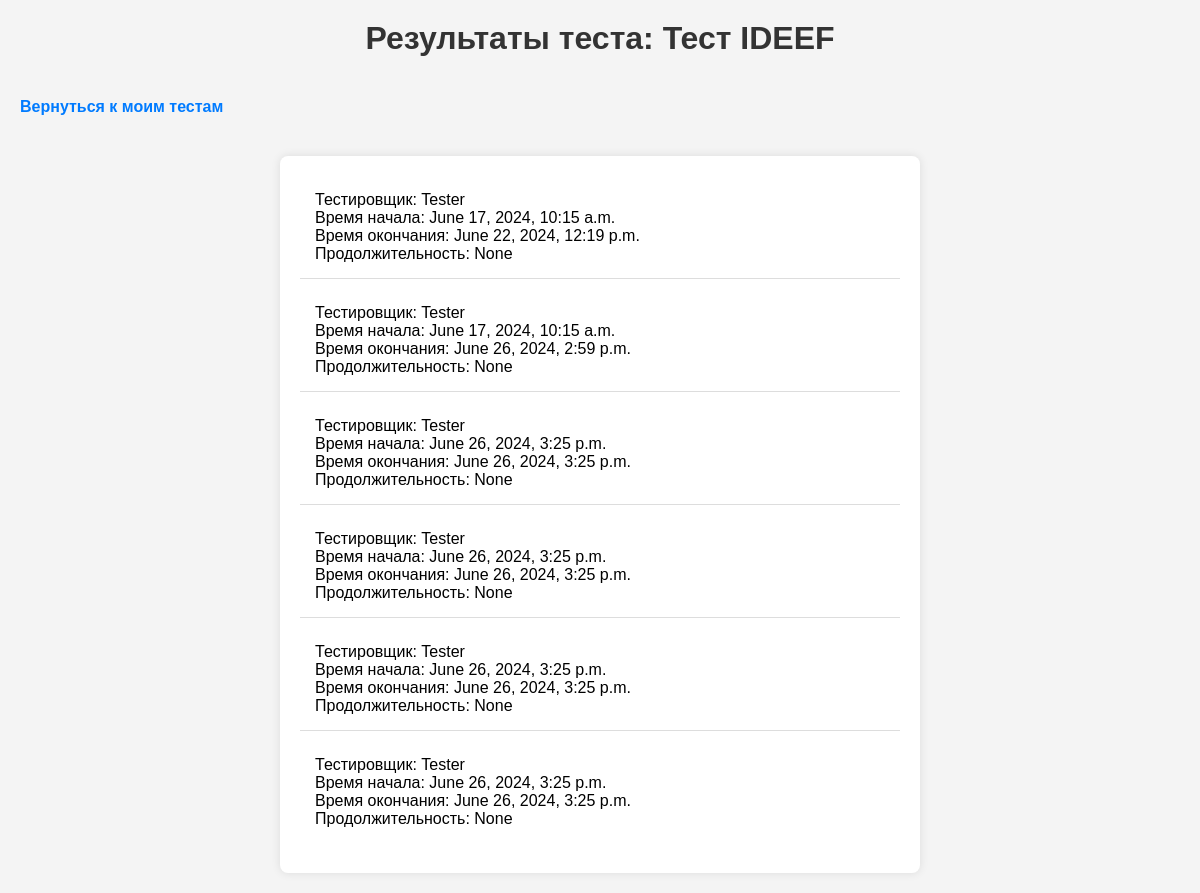
The page /test_results_detail/?test_id=2 (signed in) on the database its author committed.
### users/models.py (models this page shows, shortened)
class Test(models.Model):
    user = models.ForeignKey(User, on_delete=models.CASCADE)
    testers = models.ManyToManyField(User, related_name='assigned_tests')
    created_at = models.DateTimeField(auto_now_add=True)
    name = models.CharField(max_length=255, default='Unnamed Test')

class TestResult(models.Model):
    test = models.ForeignKey(Test, on_delete=models.CASCADE, related_name='test_results')
    tester = models.ForeignKey(User, on_delete=models.CASCADE, related_name='test_results')
    start = models.DateTimeField()
    end = models.DateTimeField()
    duration = models.CharField(max_length=12, blank=True, null=True)  # MM:SS:ms

class CustomUser(AbstractUser):
    ROLE_CHOICES = (
        ('author', 'Автор'),
        ('tester', 'Тестировщик'),
    )
    role = models.CharField(max_length=10, choices=ROLE_CHOICES)

### users/views.py (the view)
# urls.py: path('test_results_detail/', views.test_results_detail, name='test_results_detail'),
@login_required
def test_results_detail(request):
    test = get_object_or_404(Test, id=request.GET.get('test_id'))
    if test.user.id == request.user.id:
        test_results = TestResult.objects.filter(test=test)
    else:
        test_results = TestResult.objects.filter(test=test, tester=request.user.id)
    context = {
        'test': test,
        'test_results': test_results
    }
    return render(request, 'tests/test_results_detail.html', context)

### users/templates/tests/test_results_detail.html (shortened to what this page needs)
<!DOCTYPE html>
<html lang="ru">
<head>
    {% load static %}
    <link rel="stylesheet" type="text/css" href="{% static 'styles/tests/test_results_detail.css' %}">
</head>
<body>
    <h1>Результаты теста: {{ test.name }}</h1>
    <a href="{% url 'my_tests' %}">Вернуться к моим тестам</a>
    <ul>
        {% for result in test_results %}
            <li>
                Тестировщик: {{ result.tester.username }} <br>
                Время начала: {{ result.start }} <br>
                Время окончания: {{ result.end }} <br>
                Продолжительность: {{ result.duration }} <br>
            </li>
        {% empty %}
                Тестировщик: Кто-то <br>
                Время начала: 00:00 <br>
                Время окончания: 00:05 <br>
        {% endfor %}
    </ul>
</body>
</html>

### users/static/styles/tests/test_results_detail.css (style rules this page uses)
body { font-family: Arial, sans-serif; background-color: #f4f4f4; margin: 0; padding: 0; }
h1 { color: #333; text-align: center; margin-top: 20px; }
a { display: inline-block; margin: 20px; color: #007BFF; text-decoration: none; font-weight: bold; }
ul { list-style: none; padding: 0; max-width: 600px; margin: 20px auto; background: #fff; padding: 20px; box-shadow: 0 0 10px rgba(0, 0, 0, 0.1); border-radius: 8px; }
li { background: #fff; padding: 15px; margin-bottom: 10px; border-bottom: 1px solid #ddd; }
li:last-child { border-bottom: none; }

### rows shown on the page
Test: name "Тест IDEEF"
TestResult: tester.username "Tester", start "June 17, 2024, 10:15 a.m.", end "June 22, 2024, 12:19 p.m.", duration "None"
TestResult: tester.username "Tester", start "June 17, 2024, 10:15 a.m.", end "June 26, 2024, 2:59 p.m.", duration "None"
TestResult: tester.username "Tester", start "June 26, 2024, 3:25 p.m.", end "June 26, 2024, 3:25 p.m.", duration "None"
TestResult: tester.username "Tester", start "June 26, 2024, 3:25 p.m.", end "June 26, 2024, 3:25 p.m.", duration "None"
TestResult: tester.username "Tester", start "June 26, 2024, 3:25 p.m.", end "June 26, 2024, 3:25 p.m.", duration "None"
TestResult: tester.username "Tester", start "June 26, 2024, 3:25 p.m.", end "June 26, 2024, 3:25 p.m.", duration "None"
